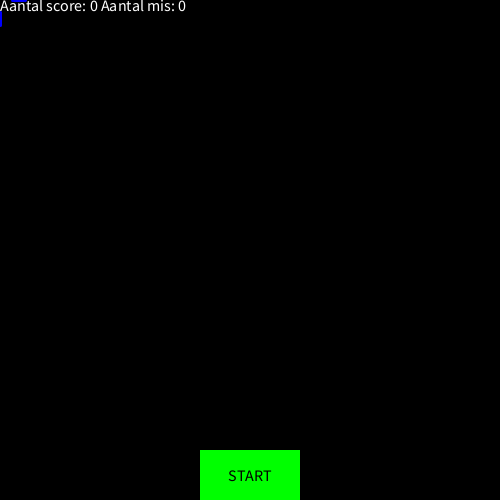
Frame 1 (no input)
Frame 60 (the mouse pressed at the canvas centre just before this capture): identical to frame 1, image omitted
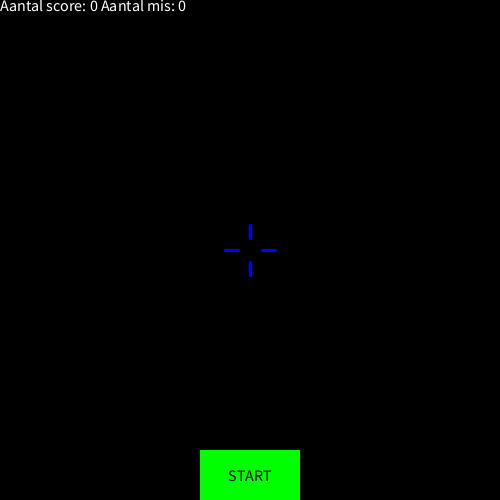
Frame 120 (the mouse held since frame 60 and released just before this capture)

The Processing sketch that drew these frames (run headless with seeded random() and noise(); from frame 60 on, the mouse is pressed at the canvas centre):

// Processing sketch: module_opgave_4
// ── module_opgave_4.pde
// Moduleopgave 4
// Alexander James Becoy
// 18-9-2017

/*========================
 Global scopes
/*========================*/

// Variabelen voor de start-knop
int startX, startY, startWidth, startHeight;

// Variabelen voor de doelwit
float targetX, targetY;
boolean targetMoveRight = true;

// Een variabele om te zorgen dat de doelwit in een sinus beweging maakt.
// Zie functie _float moveTargetY()_ in Custom Functions()
float t;

// Met cellMax kan ik de kamer in 10x10 delen.
// Dus cellSize is de variabele voor de 1/10e van de breedte/hoogte van de kamer.
int cellSize, 
  cellMax = 10;

// De grootte van de font.
int textSize = 16;

// Kleuren in variabelen.
color white = #ffffff, 
  red = #ff0000, 
  green = #00ff00, 
  blue = #0000ff, 
  yellow = #ffff00,
  black = #000000;

// Check of de game start of stopt.
boolean gameState = false;

// Houdt het aantal score en mis.
int aantalScore, aantalMis;
// Een variabele voor de waarde waar jij op de doelwit heeft geklikt.
int precision = -1;

/*========================
 Setup()
/*========================*/
void setup() {
  size(500, 500);
  // Maak 10x10 grids
  cellSize = width / cellMax;

  // Definieer de grootte van de start-knop
  startWidth = cellSize * 2;
  startHeight = cellSize;
  startX = width / 2;
  startY = height - (startHeight / 2);

  smooth();
  frameRate(60);
}

/*========================
 Draw()
 ========================*/
void draw() {
  background(black);
  // De y-waarde van de doelwit wordt bepaald door de sinus-functie en het aantal t;
  targetY = moveTargetY(t);

  noStroke();

  // Bekijk of de game gestart is of niet.
  if (!gameState) {
    drawPower("START");
  } else {
    drawPower("STOP");
    moveTargetX();
    drawTarget(targetX, targetY);
  }

  // Als de muis over de knop hovert, zet dan de HAND cursor.
  // Als niet, dan teken de cross hair en haal de cursor weg.
  if (checkMouse(startX, startWidth, startY, startHeight)) {
    cursor(HAND);
  } else {
    noCursor();
    drawCrosshair();
  }

  // Teken het aantal score en mis.
  drawScore();

  // Zorgt dat de y-waarde van de doelwit in een sinus-golf beweegt.
  t++;
}

/*========================
 mousePressed()
 ========================*/
void mousePressed() {

  // Target, check of de game gestart is of niet.
  if (gameState) {
    // Bekijk of de muis niet over de start-knop is
    if (!checkMouse(startX, startWidth, startY, startHeight)) {
      // Als de muis op de bullseye klikt, plus 4 punten
      if (targetClicking(1)) {
        precision = 4;
        aantalScore += 4;
      // +3 punten
      } else if (targetClicking(2)) {
        precision = 3;
        aantalScore += 3;
      // +2 punten
      } else if (targetClicking(3)) {
        precision = 2;
        aantalScore += 2;
      // +1 punten
      } else if (targetClicking(4)) {
        precision = 1;
        aantalScore++;
      // Mis
      } else {
        precision = 0;
        aantalMis++;
      }
    }
  }

  // Game State
  // Verander de game state van START naar STOP, en andersom.
  if (checkMouse(startX, startWidth / 2, startY, startHeight / 2)) {
    gameState = !gameState;
    if (gameState) startTargetX();
  }
}

/*========================
 Custom functions()
 ========================*/

// Tekent de start-knop.
void drawPower(String power) {
  fill(green);
  rectMode(CENTER);
  rect(startX, startY, startWidth, startHeight);
  fill(black);
  textAlign(CENTER, BOTTOM);
  textSize(textSize);
  text(power, width / 2, height - textSize);
}

// De doelwit tekenen met behulp van de moveTargetX en de moveTargetY.
void drawTarget(float x, float y) {
  ellipseMode(CENTER);
  for (int i = 4; i > 0; i--) {
    if (i % 2 == 0) {
      fill(red);
    } else {
      fill(white);
    }
    ellipse(x, y, cellSize / 2 * i, cellSize / 2 * i);
  }
}

// Laat de doelwit in een horizontale lijn bewegen.
void moveTargetX() {
  if (targetMoveRight) {
    targetX += 2;
  } else {
    targetX -= 2;
  }

  if (targetX > width - cellSize || targetX < 0 + cellSize) {
    targetMoveRight = !targetMoveRight;
  }
}

// Tekent het crosshair
void drawCrosshair() {
  stroke(blue);
  strokeWeight(3);
  line(mouseX, mouseY - cellSize / 2, mouseX, mouseY - cellSize / 4);
  line(mouseX, mouseY + cellSize / 2, mouseX, mouseY + cellSize / 4);
  line(mouseX - cellSize / 2, mouseY, mouseX - cellSize / 4, mouseY);
  line(mouseX + cellSize / 2, mouseY, mouseX + cellSize / 4, mouseY);
}

// Tekent de aantal score en mis.
// Plus de precision
void drawScore() {
  fill(white);
  textAlign(LEFT, TOP);
  textSize(textSize);
  String aantalScoreString = "Aantal score: ";
  String aantalMisString = "Aantal mis: ";
  text(aantalScoreString + aantalScore + " " + aantalMisString + aantalMis, 0, 0);
  if (precision >= 0) {
    switch(precision) {
      case 4:
        fill(yellow);
        precisionText("Bullseye!");
        break;
      case 3:
        fill(blue);
        precisionText("Goed zo!");
        break;
      case 2:
        fill(green);
        precisionText("Netjes!");
        break;
      case 1:
        fill(white);
        precisionText("Nice");
        break;
      default:
        fill(red);
        precisionText("Helaas pindakaas");
    }
  }
}

// Bekijkt of de muis over een gegeven object hovert
boolean checkMouse(float xStart, float xSize, float yStart, float ySize) {
  if ((mouseX >= xStart - xSize / 2 && mouseX < xStart + xSize / 2) && (mouseY >= yStart - ySize / 2 && mouseY < yStart + ySize / 2))
    return true;
  else
    return false;
}

float moveTargetY(float t) {
  return sin(t / 15) * 100 + cellSize * 3;
}

// Maakt de x-waarde van de doelwit willekeurig.
// Plus, het bekijkt of de doelwit niet doorheen de horizontale borders spawnt.
void startTargetX() {
  targetX = random(width);
  if (targetX < cellSize) {
    targetX = cellSize;
  }
  if (targetX > width - cellSize) {
    targetX = width - cellSize;
  }
}

// Boolean voor doelwit klikken
boolean targetClicking(int size) {
  if (checkMouse(targetX, (cellSize / 2) * size, targetY, (cellSize /2) * size))
    return true;
  else
    return false;
}

// Precision text-opmaker
void precisionText(String compliment) {
  text(compliment + " +" + precision, 0, textSize);
}
